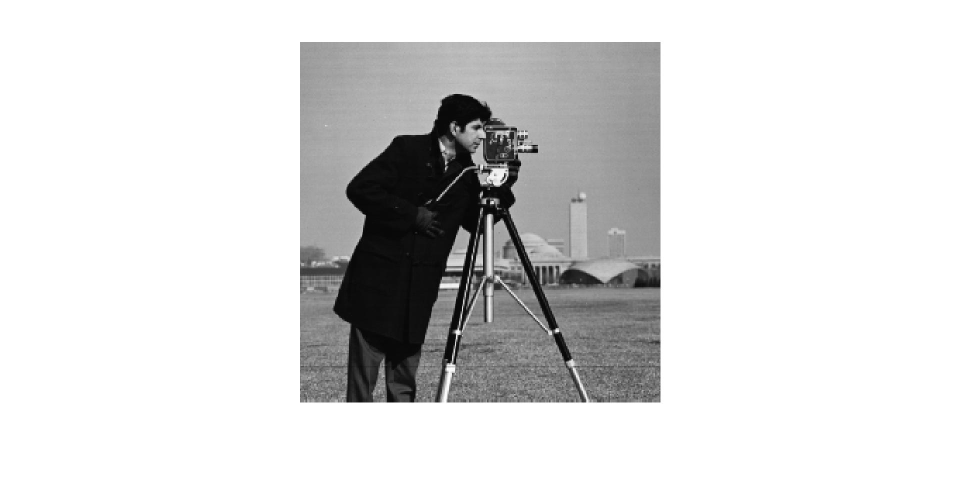
%> input picture analysis/images/cameraman.jpg, 1921 x 963 px, given in place of cameraman.tif, which was not available (shown at 1/2 size)
$ octave wirkt.m   (GNU Octave 9; MATLAB toolbox functions it lacks are replaced by stand-ins)
%> lines starting %> are read from the running program, lines starting %| are printed output that depends on the picture; in (x1, y1, x2, y2) boxes, pixels count from 0 and x2, y2 are one past the last pixel; in counts of white or black regions, pixels touching at a corner belong together; the program's own positions count from 1; pictures that were not available may be replaced by others from this repository, and a replacement may not be noted


uint8 a;
uint8 w;
w=zeros(260,260);
a=imread('cameraman.tif');
%> a is the input picture: size 963x1921x3 uint8; min 0, max 255, mean 216.7

a=cast(a,'double');
%> a: size 963x1921x3 double
w=cast(w,'double');
k1=[1 1 1 1 1; 2 2 2 2 2 ; 0 0 0 0 0; -2 -2 -2 -2 -2; -1 -1 -1 -1 -1];
k2=[2 1 1 1 1; 0 2 2 2 1; -2 0 0 0 2; -1 -2 -2 -2 0; -1 -1 -1 -1 -2];
k3=[0 2 1 1 1 ;-2 0 2 2 1;-1 -2 0 2 1 ;-1 -2 -2 0 2 ;-1 -1 -1 -2 0];
k4=[-2 0 2 1 1 ;-1 -2 0 2 1 ;-1 -2 0 2 1 ;-1 -2 0 2 1 ;-1 -1 -2 0 2 ];
k5=[-1 -2 0 2 1 ;-1 -2 0 2 1  ;-1 -2 0 2 1 ;-1 -2 0 2 1 ;-1 -2 0 2 1 ];
k6=[-1 -1 -2 0 2; -1 -2 0 2 1;-1 -2 0 2 1;-1 -2 0 2 1; -2 0 2 1 1];
k7=[1 1 1 2 0 ; 1 2 2 0 -2 ;1 2 0 -2 -1 ; 2 0 -2 -2 -1; 0 -2 -1 -1 -1];
k8=[1 1 1 1 2; 1 2 2 2 0; 2 0 0 0 -2 ; 0 -2 -2 -2 -1;-2 -1 -1 -1 -1];
for i=1: 256
    for j=1:256
        w(i+2,j+2)=a(i,j);
    end
end
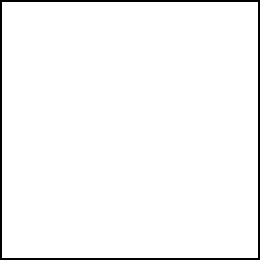
%> w: size 260x260 double; 96.9% white; 1 black region, box (x1, y1, x2, y2) and area: (0, 0, 260, 260) 2064

w1=zeros(256,256);
w2=zeros(256,256);
w3=zeros(256,256);
w4=zeros(256,256);
w5=zeros(256,256);
w6=zeros(256,256);
w7=zeros(256,256);
w8=zeros(256,256);

w1=cast(w1,'double');
w2=cast(w2,'double');
w3=cast(w3,'double');
w4=cast(w4,'double');
w5=cast(w5,'double');
w6=cast(w6,'double');
w7=cast(w7,'double');
w8=cast(w8,'double');


for i=1:256
    for j=1:256
        w1(i,j)=k1(1,1)* w(i+2-2,j+2-2) + k1(1,2)* w(i+2-2,j+2-1) + k1(1,3)* w(i+2-2,j+2) + k1(1,4)* w(i+2-2,j+2+1) + k1(1,5)* w(i+2-2,j+2+2) + ...
                   k1(2,1)* w(i+2-1,j+2-2) + k1(2,2)* w(i+2-2,j+2-1)+ k1(2,3) * w(i+2-2,j+2)+ k1(2,4)* w(i+2-2,j+2+1) + k1(2,5)* w(i+2-2,j+2+2) + ...
                   k1(3,1)* w(i+2,j+2-2) + k1(3,2)* w(i+2,j+2-1) + w(i+2,j+2)*k1(3,3) + k1(3,4)* w(i+2,j+2+1) + k1(3,5)* w(i+2,j+2+2) + ...
                   k1(4,1)* w(i+2+1,j+2-2) + k1(4,2)* w(i+2+1,j+2-1) + k1(4,3)* w(i+2+1,j+2) + k1(4,4)* w(i+2+1,j+2+1) + k1(4,5)* w(i+2+1,j+2+2) + ...
                   k1(5,1)* w(i+2+2,j+2-2) + k1(5,2)* w(i+2+2,j+2-1) + k1(5,3)* w(i+2+2,j+2) + k1(5,4)* w(i+2+2,j+2+1) + k1(5,5)* w(i+2+2,j+2+2);
    end
end
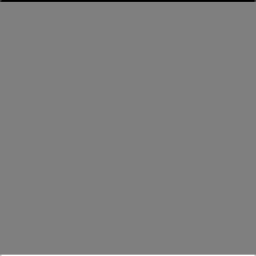
%> w1: size 256x256 double; min -3825, max 3825, mean -7.9; drawn with min black and max white


for i=1:256
    for j=1:256
        w2(i,j)=k2(1,1)* w(i+2-2,j+2-2) + k2(1,2)* w(i+2-2,j+2-1) + k2(1,3)* w(i+2-2,j+2) + k2(1,4)* w(i+2-2,j+2+1) + k2(1,5)* w(i+2-2,j+2+2) + ...
                   k2(2,1)* w(i+2-1,j+2-2) + k2(2,2)* w(i+2-2,j+2-1)+ k2(2,3) * w(i+2-2,j+2)+ k2(2,4)* w(i+2-2,j+2+1) + k2(2,5)* w(i+2-2,j+2+2) + ...
                   k2(3,1)* w(i+2,j+2-2) + k2(3,2)* w(i+2,j+2-1) + w(i+2,j+2)*k2(3,3) + k2(3,4)* w(i+2,j+2+1) + k2(3,5)* w(i+2,j+2+2) + ...
                   k2(4,1)* w(i+2+1,j+2-2) + k2(4,2)* w(i+2+1,j+2-1) + k2(4,3)* w(i+2+1,j+2) + k2(4,4)* w(i+2+1,j+2+1) + k2(4,5)* w(i+2+1,j+2+2) + ...
                   k2(5,1)* w(i+2+2,j+2-2) + k2(5,2)* w(i+2+2,j+2-1) + k2(5,3)* w(i+2+2,j+2) + k2(5,4)* w(i+2+2,j+2+1) + k2(5,5)* w(i+2+2,j+2+2);
    end
end

for i=1:256
    for j=1:256
        w3(i,j)=k3(1,1)* w(i+2-2,j+2-2) + k3(1,2)* w(i+2-2,j+2-1) + k3(1,3)* w(i+2-2,j+2) + k3(1,4)* w(i+2-2,j+2+1) + k3(1,5)* w(i+2-2,j+2+2) + ...
                   k3(2,1)* w(i+2-1,j+2-2) + k3(2,2)* w(i+2-2,j+2-1)+ k3(2,3) * w(i+2-2,j+2)+ k3(2,4)* w(i+2-2,j+2+1) + k3(2,5)* w(i+2-2,j+2+2) + ...
                   k3(3,1)* w(i+2,j+2-2) + k3(3,2)* w(i+2,j+2-1) + w(i+2,j+2)*k3(3,3) + k3(3,4)* w(i+2,j+2+1) + k3(3,5)* w(i+2,j+2+2) + ...
                   k3(4,1)* w(i+2+1,j+2-2) + k3(4,2)* w(i+2+1,j+2-1) + k3(4,3)* w(i+2+1,j+2) + k3(4,4)* w(i+2+1,j+2+1) + k3(4,5)* w(i+2+1,j+2+2) + ...
                   k3(5,1)* w(i+2+2,j+2-2) + k3(5,2)* w(i+2+2,j+2-1) + k3(5,3)* w(i+2+2,j+2) + k3(5,4)* w(i+2+2,j+2+1) + k3(5,5)* w(i+2+2,j+2+2);
    end
end
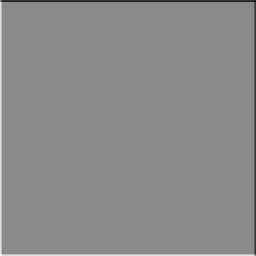
%> w3: size 256x256 double; min -3315, max 2805, mean -5; drawn with min black and max white

for i=1:256
    for j=1:256
        w4(i,j)=k4(1,1)* w(i+2-2,j+2-2) + k4(1,2)* w(i+2-2,j+2-1) + k4(1,3)* w(i+2-2,j+2) + k4(1,4)* w(i+2-2,j+2+1) + k4(1,5)* w(i+2-2,j+2+2) + ...
                   k4(2,1)* w(i+2-1,j+2-2) + k4(2,2)* w(i+2-2,j+2-1)+ k4(2,3) * w(i+2-2,j+2)+ k4(2,4)* w(i+2-2,j+2+1) + k4(2,5)* w(i+2-2,j+2+2) + ...
                   k4(3,1)* w(i+2,j+2-2) + k4(3,2)* w(i+2,j+2-1) + w(i+2,j+2)*k4(3,3) + k4(3,4)* w(i+2,j+2+1) + k4(3,5)* w(i+2,j+2+2) + ...
                   k4(4,1)* w(i+2+1,j+2-2) + k4(4,2)* w(i+2+1,j+2-1) + k4(4,3)* w(i+2+1,j+2) + k4(4,4)* w(i+2+1,j+2+1) + k4(4,5)* w(i+2+1,j+2+2) + ...
                   k4(5,1)* w(i+2+2,j+2-2) + k4(5,2)* w(i+2+2,j+2-1) + k4(5,3)* w(i+2+2,j+2) + k4(5,4)* w(i+2+2,j+2+1) + k4(5,5)* w(i+2+2,j+2+2);
    end
end
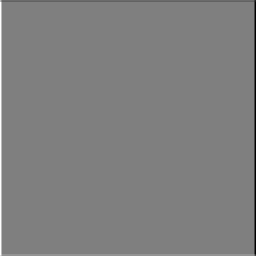
%> w4: size 256x256 double; min -3315, max 3315, mean -1; drawn with min black and max white

for i=1:256
    for j=1:256
        w5(i,j)=k5(1,1)* w(i+2-2,j+2-2) + k5(1,2)* w(i+2-2,j+2-1) + k5(1,3)* w(i+2-2,j+2) + k5(1,4)* w(i+2-2,j+2+1) + k5(1,5)* w(i+2-2,j+2+2) + ...
                   k5(2,1)* w(i+2-1,j+2-2) + k5(2,2)* w(i+2-2,j+2-1)+ k5(2,3) * w(i+2-2,j+2)+ k5(2,4)* w(i+2-2,j+2+1) + k5(2,5)* w(i+2-2,j+2+2) + ...
                   k5(3,1)* w(i+2,j+2-2) + k5(3,2)* w(i+2,j+2-1) + w(i+2,j+2)*k5(3,3) + k5(3,4)* w(i+2,j+2+1) + k5(3,5)* w(i+2,j+2+2) + ...
                   k5(4,1)* w(i+2+1,j+2-2) + k5(4,2)* w(i+2+1,j+2-1) + k5(4,3)* w(i+2+1,j+2) + k5(4,4)* w(i+2+1,j+2+1) + k5(4,5)* w(i+2+1,j+2+2) + ...
                   k5(5,1)* w(i+2+2,j+2-2) + k5(5,2)* w(i+2+2,j+2-1) + k5(5,3)* w(i+2+2,j+2) + k5(5,4)* w(i+2+2,j+2+1) + k5(5,5)* w(i+2+2,j+2+2);
    end
end

for i=1:256
    for j=1:256
        w6(i,j)=k6(1,1)* w(i+2-2,j+2-2) + k6(1,2)* w(i+2-2,j+2-1) + k6(1,3)* w(i+2-2,j+2) + k6(1,4)* w(i+2-2,j+2+1) + k6(1,5)* w(i+2-2,j+2+2) + ...
                   k6(2,1)* w(i+2-1,j+2-2) + k6(2,2)* w(i+2-2,j+2-1)+ k6(2,3) * w(i+2-2,j+2)+ k6(2,4)* w(i+2-2,j+2+1) + k6(2,5)* w(i+2-2,j+2+2) + ...
                   k6(3,1)* w(i+2,j+2-2) + k6(3,2)* w(i+2,j+2-1) + w(i+2,j+2)*k6(3,3) + k6(3,4)* w(i+2,j+2+1) + k6(3,5)* w(i+2,j+2+2) + ...
                   k6(4,1)* w(i+2+1,j+2-2) + k6(4,2)* w(i+2+1,j+2-1) + k6(4,3)* w(i+2+1,j+2) + k6(4,4)* w(i+2+1,j+2+1) + k6(4,5)* w(i+2+1,j+2+2) + ...
                   k6(5,1)* w(i+2+2,j+2-2) + k6(5,2)* w(i+2+2,j+2-1) + k6(5,3)* w(i+2+2,j+2) + k6(5,4)* w(i+2+2,j+2+1) + k6(5,5)* w(i+2+2,j+2+2);
    end
end

%> (the run ends here)
